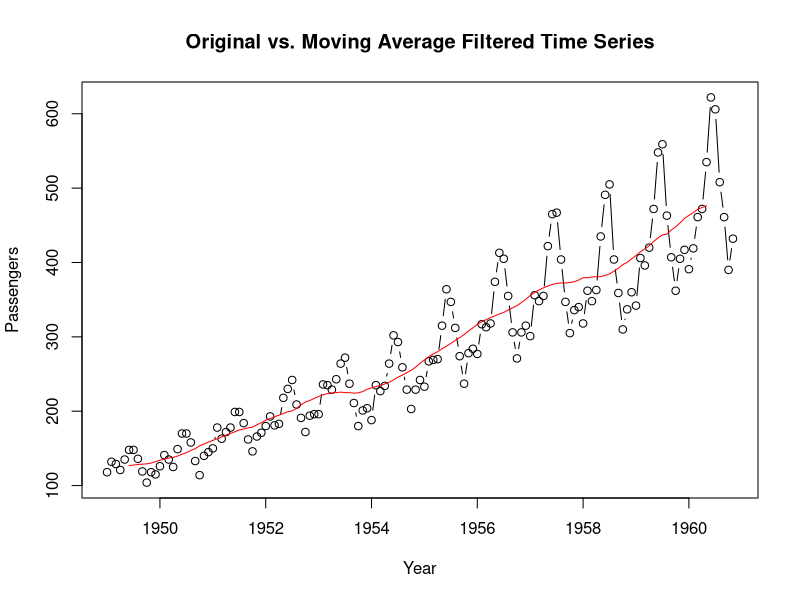
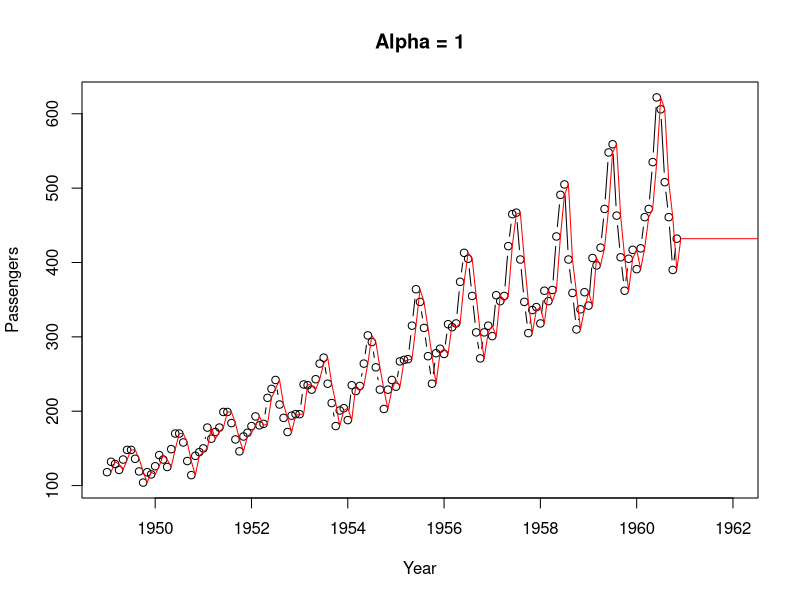
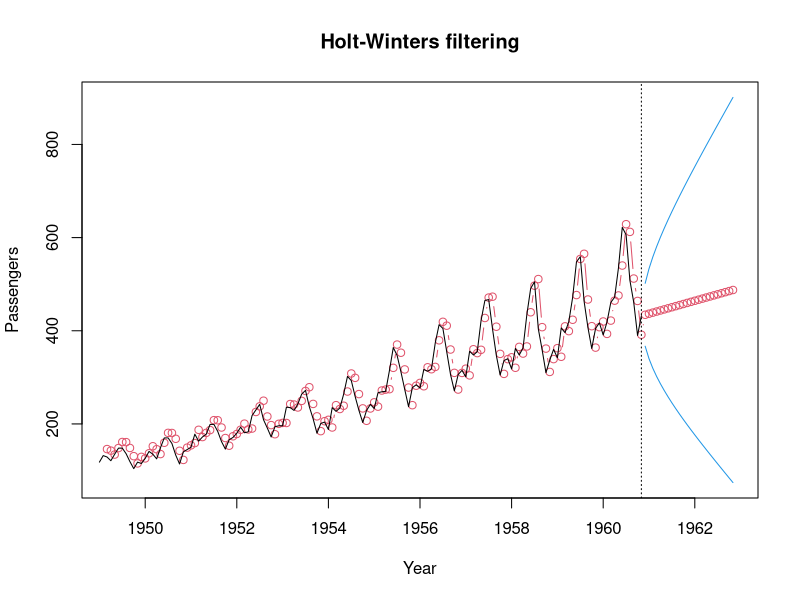
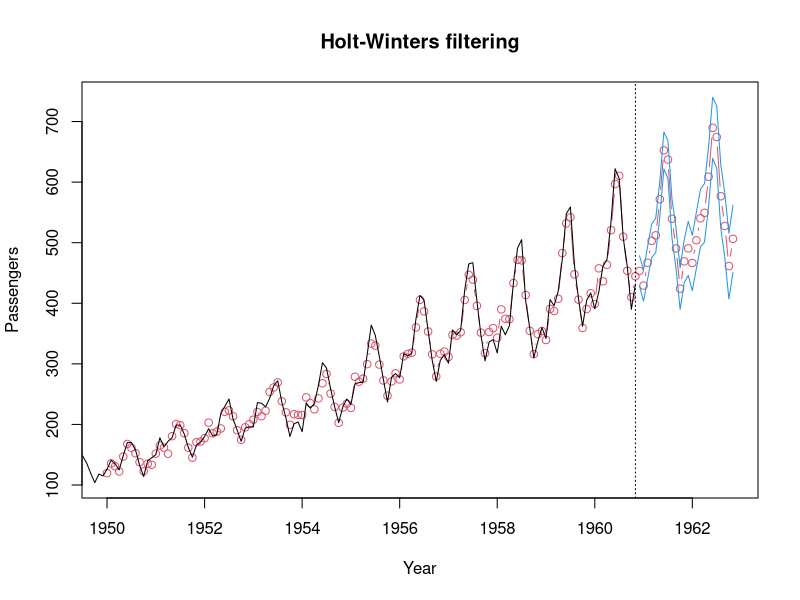
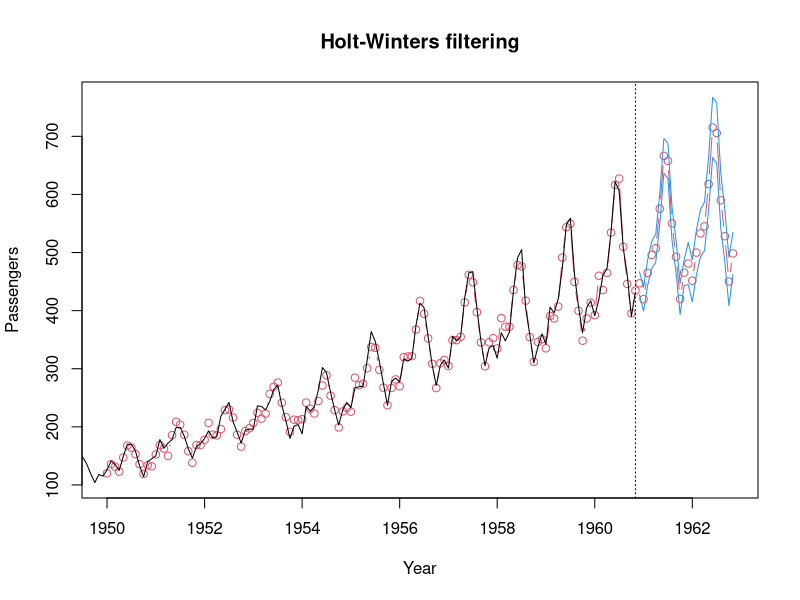
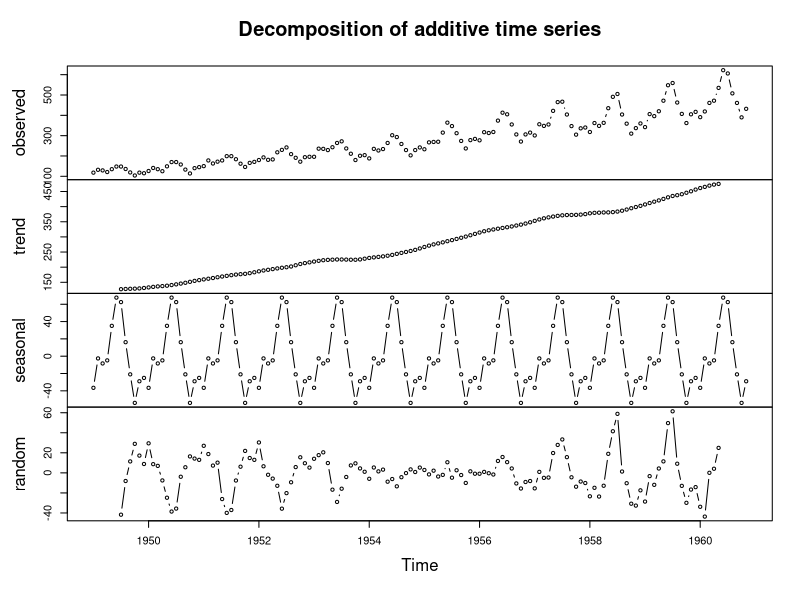
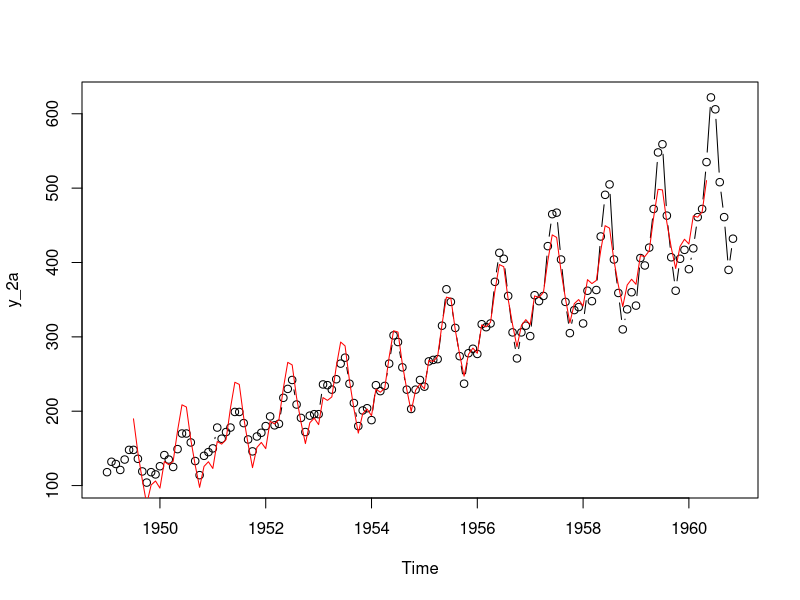
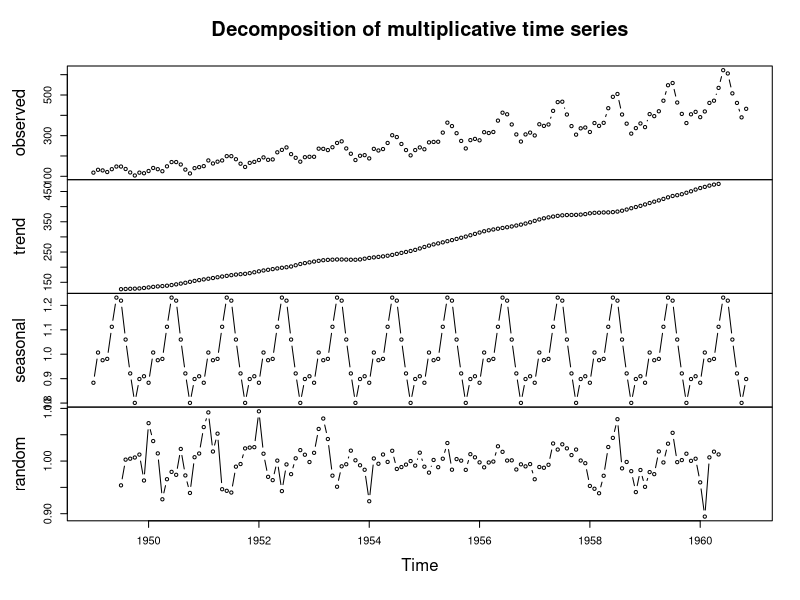

R code for these plots, in order:
## ---- chunk 1
knitr::opts_chunk$set(echo = FALSE)

# Set seed
set.seed(420)
## ---- chunk 2
# Libraries
library(readxl)
## ---- chunk 3
# read in the data
df_1 <- read_excel("HW4_data.xls")
## ---- chunk 4
# Convert the first column of `df_1` into a time series with frequency of 12 and start date of Jan 1949
y_1a <- ts(df_1[[1]], frequency = 12, start = c(1949, 1))

# Define variables for the moving average filter
m <- 12
w <- rep(1/m, m)

# Apply the moving average filter using the convolution method
filter_1a <- filter(y_1a, filter = w, method = "convolution", sides = 2)

# Plot the original time series and the filtered time series
plot(y_1a, type = "b", main = "Original vs. Moving Average Filtered Time Series", ylab="Passengers", xlab="Year")
lines(filter_1a, col = "red")
## ---- chunk 5
# Set values for ewma analysis
n <- length(y_1a)
k <- 24

# Create empty vectors to store results
alpha_vec <- seq(0.01, 1, 0.01)
avg_error <- numeric(length(alpha_vec))

for (i in 1:length(alpha_vec)) {
  # Generate forecast for current alpha value
  alpha <- alpha_vec[i]
  ewma <- filter(alpha * y_1a, filter = 1 - alpha, method = "recursive", sides = 2, init = y_1a[1])
  y_pred <- c(NA, ewma, rep(ewma[n], k - 1))
  
  # Calculate error between forecast and actual values
  y_actual <- y_1a[(n-k+2):n]
  error <- y_actual - y_pred[(n-k+2):n]
  
  # Calculate average error and store in results vector
  avg_error[i] <- mean(abs(error))
}

# Print results
results <- data.frame(alpha = alpha_vec, avg_error = avg_error)
best_alpha <- results[which.min(results$avg_error),1]

ewma <- filter(best_alpha * y_1a, filter = 1 - best_alpha, method = "recursive", sides = 2, init = y_1a[1])
y_pred <- c(NA, ewma, rep(ewma[n], k - 1))
y_pred <- ts(y_pred, frequency = 12, start = c(1949, 1))
plot(y_1a, type = "b", xlim = c(1949, 1962), xlab="Year", ylab="Passengers")
lines(y_pred, col = "red")
title(paste("Alpha =", best_alpha))
## ---- chunk 6
holt_method_1c <-
  HoltWinters(y_1a, seasonal = "additive", gamma = FALSE)
holt_method_pred_1c <-
  predict(
    holt_method_1c,
    n.ahead = k,
    prediction.interval = T,
    level = 0.95
  )
plot(
  holt_method_1c,
  holt_method_pred_1c,
  type = "b",
  ylab = "Passengers",
  xlab = "Year"
)
holt_method_1c
## ---- chunk 7
holt_method_1d <- HoltWinters(y_1a, seasonal = "additive")
holt_method_pred_1d <-
  predict(
    holt_method_1d,
    n.ahead = k,
    prediction.interval = T,
    level = 0.95
  )
plot(
  holt_method_1d,
  holt_method_pred_1d,
  type = "b",
  ylab = "Passengers",
  xlab = "Year"
)
holt_method_1d
## ---- chunk 8
holt_method_1e <- HoltWinters(y_1a, seasonal = "multiplicative")
holt_method_pred_1e <-
  predict(
    holt_method_1e,
    n.ahead = k,
    prediction.interval = T,
    level = 0.95
  )
plot(
  holt_method_1e,
  holt_method_pred_1e,
  type = "b",
  ylab = "Passengers",
  xlab = "Year"
)
holt_method_1e
## ---- chunk 9
y_2a <- ts(df_1[[1]], frequency = 12, start = c(1949, 1))
decomposition <- decompose(y_2a, type = "additive")

plot(decomposition, type = "b")

y_hat_2a <- decomposition$trend + decomposition$seasonal
plot(y_2a, type="b")
lines(y_hat_2a, col="red")
## ---- chunk 10
y_2a <- ts(df_1[[1]], frequency = 12, start = c(1949, 1))
decomposition <- decompose(y_2a, type = "multiplicative")
plot(decomposition, type = "b")

y_hat_2b <- decomposition$trend * decomposition$seasonal
plot(y_2a, type="b")
lines(y_hat_2b, col="red")
